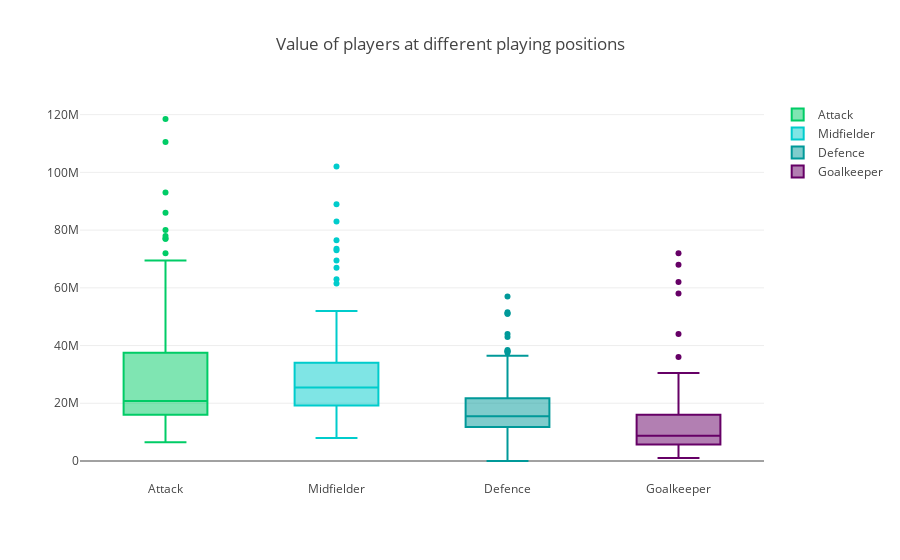

The notebook cell saved with this chart:
### Code cell
trace1 = go.Box(
    y = Att["Value"],
    name = "Attack",
    boxpoints = 'outliers',
    marker = dict(
        color = 'rgb(0,204,102)'),
    line = dict(
        color = 'rgb(0,204,102)')
)

trace2 = go.Box(
    y = Mid["Value"],
    name = "Midfielder",
    boxpoints = 'outliers',
    marker = dict(
        color = 'rgb(0,204,204)'),
    line = dict(
        color = 'rgb(0,204,204)')
)  

trace3 = go.Box(
    y = Def["Value"],
    name = "Defence",
    boxpoints = 'outliers',
    marker = dict(
        color = 'rgb(0,153,153)'),
    line = dict(
        color = 'rgb(0,153,153)')
)
trace4 = go.Box(
    y = Gk["Value"],
    name = "Goalkeeper",
    boxpoints = 'outliers',
    marker = dict(
        color = 'rgb(102,0,102)'),
    line = dict(
        color = 'rgb(102,0,102)')
)

data_plot = [trace1,trace2,trace3,trace4]

layout = go.Layout(
    title = "Value of players at different playing positions"
)

fig5 = go.Figure(data=data_plot,layout=layout)
#py.plot(fig, filename = "Value over Position.html")
iplot(fig5)
